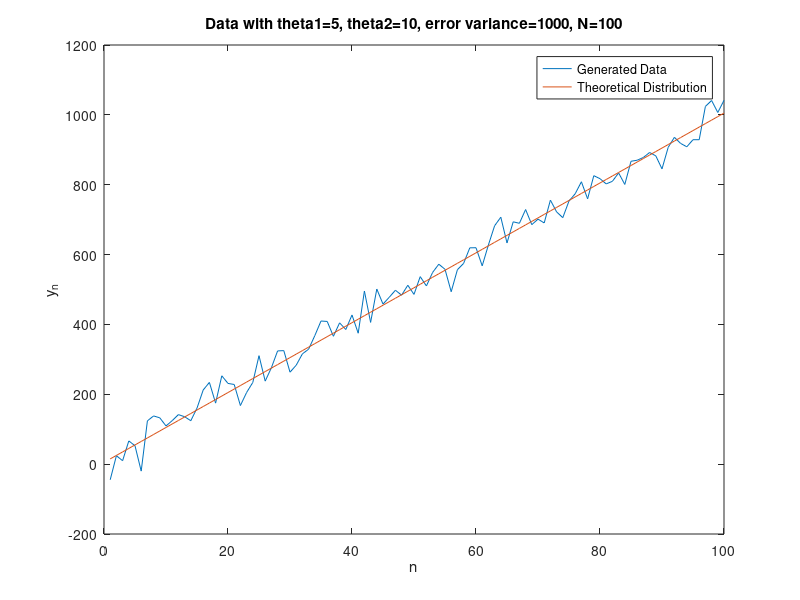

Reproduce this figure in MATLAB. (Note: this script raises an error after producing the figure.)
% Set theta and N
% True mean
theta1=5;
theta2=10;
theta = [theta1; theta2];
% theta = theta';
% Number of data points
N=100;
% Variance of error
error_variance = 1000;

%Create N*1 matrix of ones for g1
g1 = ones(N,1);
% Create matrix of 1 to N for g2
g2 = [1:N]';
% Concatenate; P=2.
G = [g1 g2];
y = G*theta + sqrt(error_variance)*randn(N,1);
y_theory = G*theta;
figure(1)
plot(y);
hold on
plot(y_theory);
xlabel('n')
ylabel('y_n')
legend('Generated Data','Theoretical Distribution')
title(['Data with theta1=5, theta2=10, error variance=1000, N=', num2str(N)])

% ML estimate for theta
theta_ML = inv(transpose(G)*G)*transpose(G)*y;

% Calculated from equation (19) when C_theta tends to infinity
theta_ML_variance = error_variance*inv((transpose(G)*G));



% MAP estimate for theta

% Set theta prior parameters
% This is m_theta
theta_mean = [5;10];
% This is C_theta
theta_variance = 10*eye(2);


% Posterior parameters
[big_theta, big_phi, theta_MAP, theta_MAP_covariance] = posterior_terms(G,error_variance,...
    theta_mean,theta_variance,y);

% Plot ML and MAP methods for theta1
x = [3:0.001:7];
y_prior_1 = normpdf(x,theta_mean(1), sqrt(theta_variance(1,1)));
y_likelihood_1 = normpdf(x,theta_ML(1),sqrt(theta_ML_variance(1,1)));
y_posterior_1 = normpdf(x,theta_MAP(1),sqrt(theta_MAP_covariance(1,1)));
figure(2)
plot(x, y_prior_1)
plot(x, y_likelihood_1)
plot(x, y_posterior_1)
xline(theta_ML(1),'r','ML','LabelHorizontalAlignment','left')
xline(theta_MAP(1),'m','MAP','LabelHorizontalAlignment','right')
legend('Prior','Likelihood','Posterior')
xlabel('theta')
ylabel('Probability Density')
title(sprintf('The Probability Distributions with Prior 1 Mean=1 and Prior Variance = 1'))

% Plot ML and MAP methods for theta2
x = [9.8:0.001:10.2];
y_prior_2 = normpdf(x,theta_mean(2), sqrt(theta_variance(2,2)));
y_likelihood_2 = normpdf(x,theta_ML(2),sqrt(theta_ML_variance(2,2)));
y_posterior_2 = normpdf(x,theta_MAP(2),sqrt(theta_MAP_covariance(2,2)));
figure(3)
plot(x, y_prior_2)
plot(x, y_likelihood_2)
plot(x, y_posterior_2)
xline(theta_ML(2),'r','ML','LabelHorizontalAlignment','left')
xline(theta_MAP(2),'m','MAP','LabelHorizontalAlignment','right')
legend('Prior','Likelihood','Posterior')
xlabel('theta')
ylabel('Probability Density')
title(sprintf('The Probability Distributions with Prior 2 Mean=2 and Prior Variance = 1'))
